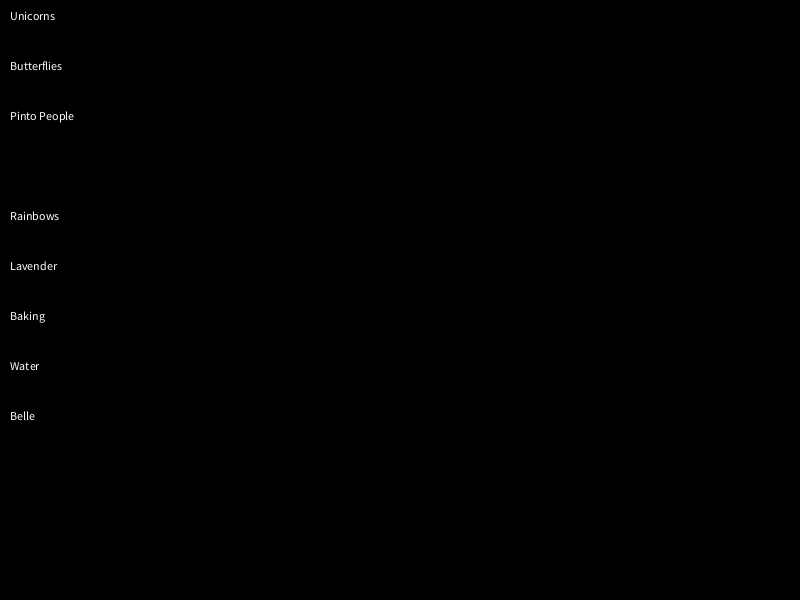
Frame 1 (no input)
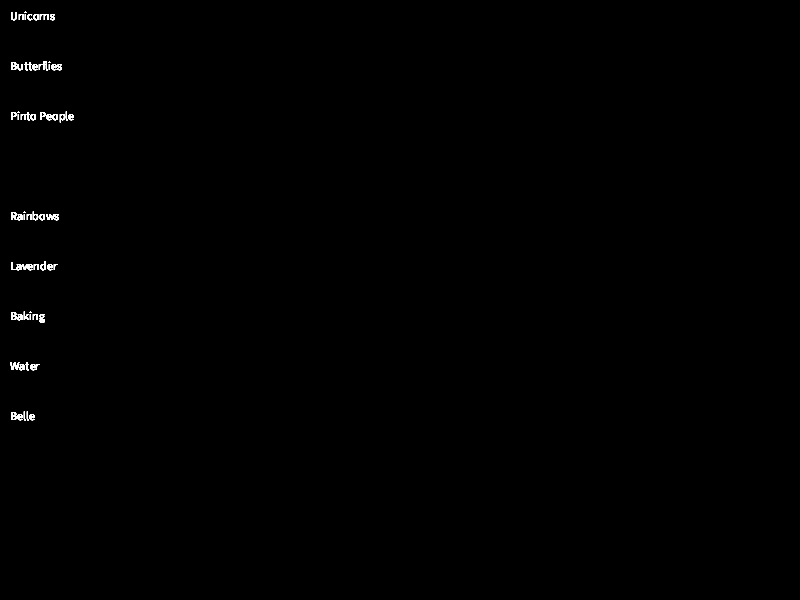
Frame 60 (the mouse pressed at the canvas centre just before this capture)
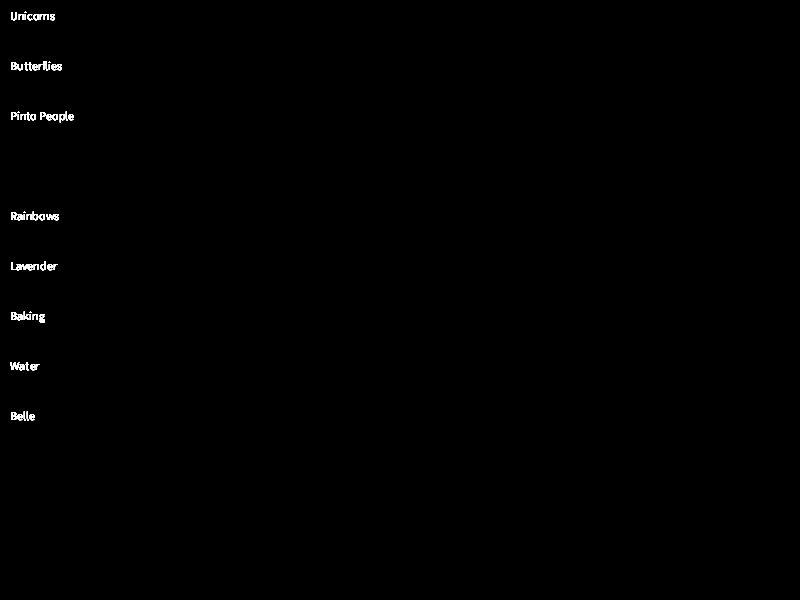
Frame 120 (the mouse held since frame 60 and released just before this capture)

The Processing sketch that drew these frames (run headless with seeded random() and noise(); from frame 60 on, the mouse is pressed at the canvas centre):

// Processing sketch: array_strings
// ── array_strings.pde
String[] faves= {"Unicorns", "Butterflies", "Pinto People", "Angela", "Rainbows", "Lavender", "Baking", "Water", "Belle"};

void setup(){
 size (800,600);
background(0); 
}

void draw(){
  for(int z=0; z < faves.length; z++){
   if(z!=3) {
     text (faves [z], 10, 20+50*z);
   }
  }
  
}
